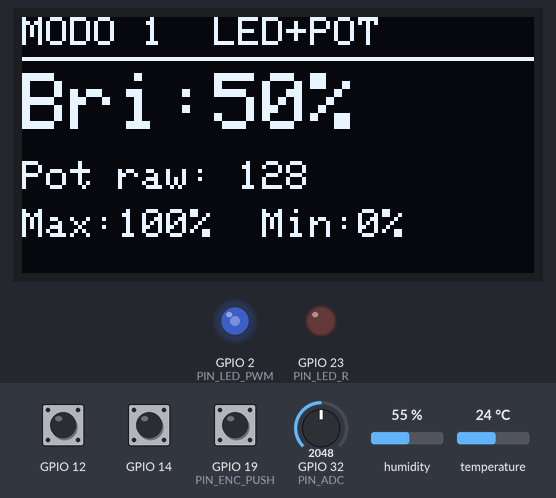
This sketch was run on a simulated ESP32. Shown: 128×64 one-colour display, output pins drawn as LEDs (lit = HIGH). Inputs (shaded band) come from the test bench; at power-on: GPIO 19 (PIN_ENC_PUSH) HIGH, GPIO 14 HIGH, GPIO 32 (PIN_ADC) = 2048, GPIO 12 HIGH, humidity 55 %, temperature 24 °C (analog values on the 0–4095 scale). What the sketch prints to the serial monitor is not drawn.

Above: at 4.2 s.
4.3 s: GPIO 19 (PIN_ENC_PUSH) pulled LOW for 0.15 s
At 5.9 s:
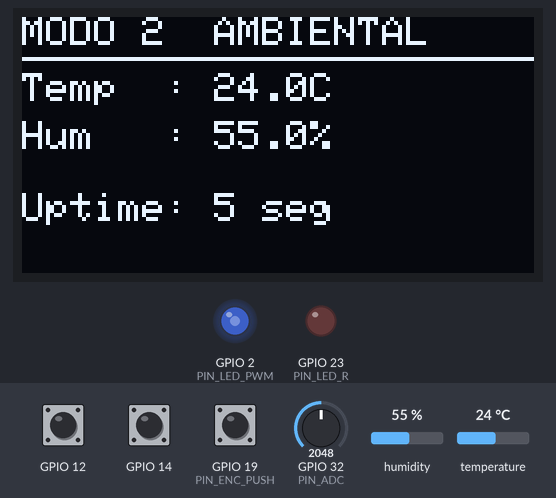
7.4 s: GPIO 19 (PIN_ENC_PUSH) pulled LOW for 1 s
At 8.2 s:
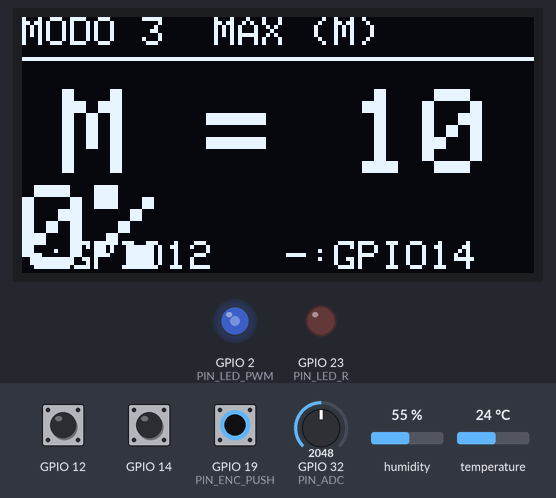
9.9 s: GPIO 14 pulled LOW for 0.15 s
At 10.7 s:
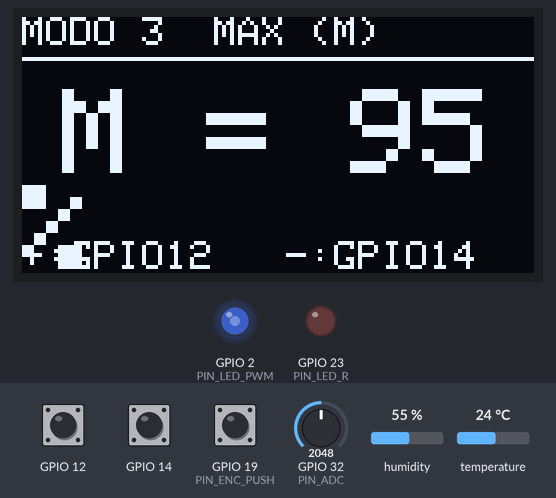
11.5 s: GPIO 19 (PIN_ENC_PUSH) pulled LOW for 0.15 s
At 12.0 s:
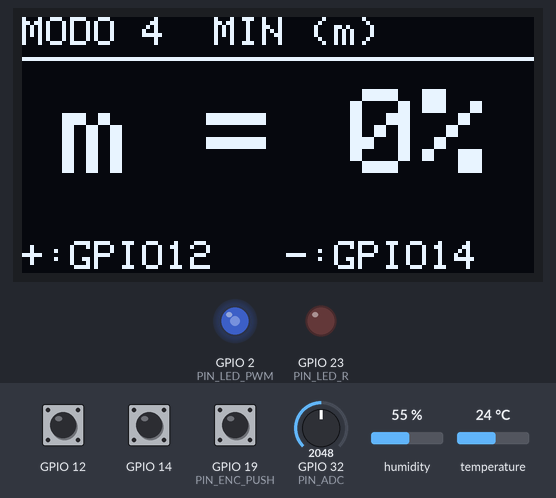
13.1 s: GPIO 19 (PIN_ENC_PUSH) pulled LOW for 3.2 s
At 13.5 s:
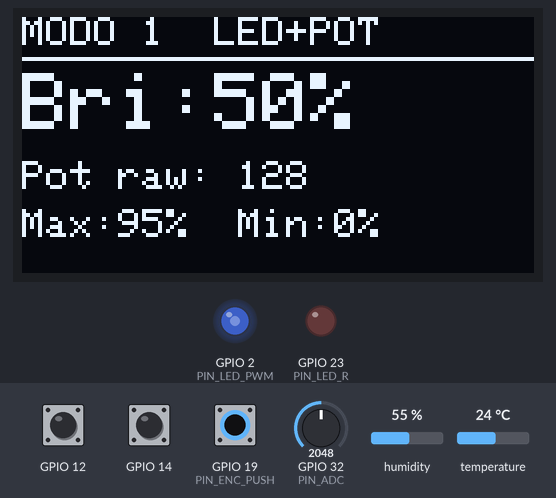
17.8 s: GPIO 32 (PIN_ADC) set to 2089
At 18.8 s:
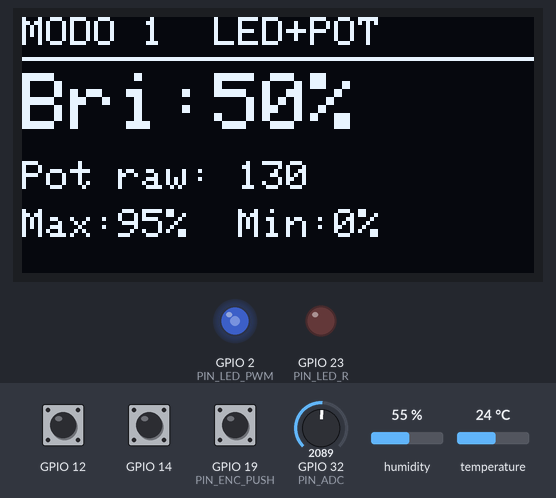
Timing chart, 0 to 20.4 s (numbered marks = the images above; inputs shaded):
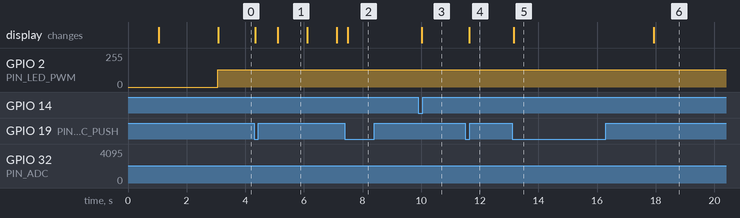

The sketch:

TP1_IoT_4K4_2026_.ino
```cpp
// ============================================================
//  TP1 IoT - 4K4 2026
//  ESP32 DevKit V1 — Placa de la cátedra
//
//  Librerías requeridas:
//    - Adafruit SH110X   (display SH1106G — NO SSD1306)
//    - Adafruit GFX
//    - DHT sensor library (Adafruit)
//
//  PINOUT (config.h de la cátedra):
//    GPIO 33  → DHT22
//    GPIO 32  → Potenciómetro (ADC1_CH4)
//    GPIO 19  → Pulsador modo (PIN_ENC_PUSH, INPUT_PULLUP)
//    GPIO 23  → LED externo rojo (PIN_LED_R)
//    GPIO  2  → LED integrado PWM (LED_BUILTIN)
//    GPIO 12  → Touch capacitivo PIN+ (T5)
//    GPIO 14  → Touch capacitivo PIN- (T6)
//    GPIO 21  → SDA display OLED
//    GPIO 22  → SCL display OLED
// ============================================================

#include <DHT.h>
#include <Adafruit_GFX.h>
#include <Adafruit_SH110X.h>

// ------------------------------------------------------------
// PINOUT
// ------------------------------------------------------------
const int DHT_PIN      = GPIO_NUM_33;
const int PIN_ADC      = GPIO_NUM_32;
const int PIN_ENC_PUSH = GPIO_NUM_19;
const int PIN_LED_R    = GPIO_NUM_23;
const int PIN_LED_PWM  = 2;
const int touchMas     = 12;   // T5
const int touchMenos   = 14;   // T6

// ------------------------------------------------------------
// DISPLAY — SH1106G (igual que el profe)
// ------------------------------------------------------------
const int SCREEN_WIDTH  = 128;
const int SCREEN_HEIGHT = 64;
Adafruit_SH1106G display = Adafruit_SH1106G(SCREEN_WIDTH, SCREEN_HEIGHT, &Wire);

// ------------------------------------------------------------
// DHT22
// ------------------------------------------------------------
DHT dht(DHT_PIN, DHT22);

// ------------------------------------------------------------
// TOUCH — igual que ejemplo del profe
// ------------------------------------------------------------
volatile bool touchDetectado1 = false;
volatile bool touchDetectado2 = false;

void IRAM_ATTR handleTouch1() {
  touchDetectado1 = true;
}
void IRAM_ATTR handleTouch2() {
  touchDetectado2 = true;
}

// ------------------------------------------------------------
// ESTADO GLOBAL
// ------------------------------------------------------------
int  modo          = 1;
int  intensidadMax = 100;
int  intensidadMin =   0;

// Pulsador
bool          btnAnterior     = HIGH;
unsigned long btnUltimoTiempo = 0;
const int     DEBOUNCE_MS     = 50;

// Touch — debounce por delay igual que el profe (delay 100 en loop)
const int TOUCH_PASO = 5;   // % por toque

// DHT
float         temperatura      = 0.0;
float         humedad          = 0.0;
unsigned long dhtUltimaLectura = 0;
bool          dhtOK            = false;
const int     DHT_INTERVALO    = 2000;

// Pot / brillo — 8 bits igual que el profe
int valorPot      = 0;   // 0..255
int brightnessPct = 0;   // 0..100%

// ------------------------------------------------------------
// DISPLAY init
// ------------------------------------------------------------
void displayInit() {
  display.begin(0x3C, true);
  display.clearDisplay();
  display.setTextSize(1);
  display.setTextColor(SH110X_WHITE);
  display.setCursor(0, 0);
  display.println(F("   TP1 IoT - 4K4"));
  display.println(F("       2026"));
  display.setCursor(0, 30);
  display.println(F(" Presiona el boton"));
  display.println(F("  para cambiar modo"));
  display.display();
}

void dibujarEncabezado(const char* titulo) {
  display.clearDisplay();
  display.setTextColor(SH110X_WHITE);
  display.setTextSize(1);
  display.setCursor(0, 0);
  display.println(titulo);
  display.drawLine(0, 10, SCREEN_WIDTH - 1, 10, SH110X_WHITE);
}

// ============================================================
// MODO 1
// ============================================================
void mostrarModo1() {
  dibujarEncabezado("MODO 1  LED+POT");
  display.setTextSize(2);
  display.setCursor(0, 14);
  display.printf("Bri:%d%%\n", brightnessPct);
  display.setTextSize(1);
  display.setCursor(0, 36);
  display.printf("Pot raw: %d\n", valorPot);
  display.setCursor(0, 48);
  display.printf("Max:%d%%  Min:%d%%", intensidadMax, intensidadMin);
  display.display();
}

// ============================================================
// MODO 2
// ============================================================
void mostrarModo2() {
  unsigned long ahora = millis();
  if (ahora - dhtUltimaLectura >= DHT_INTERVALO) {
    float t = dht.readTemperature();
    float h = dht.readHumidity();
    if (!isnan(t) && !isnan(h)) {
      temperatura = t;
      humedad     = h;
      dhtOK       = true;
    }
    dhtUltimaLectura = ahora;
  }

  dibujarEncabezado("MODO 2  AMBIENTAL");
  display.setTextSize(1);
  display.setCursor(0, 14);
  if (dhtOK) {
    display.printf("Temp  : %.1fC\n", temperatura);
    display.setCursor(0, 26);
    display.printf("Hum   : %.1f%%\n", humedad);
  } else {
    display.println("Temp  : leyendo...");
    display.setCursor(0, 26);
    display.println("Hum   : leyendo...");
  }
  display.setCursor(0, 44);
  display.printf("Uptime: %lu seg", millis() / 1000);
  display.display();
}

// ============================================================
// MODOS 3 y 4 — Touch igual que ejemplo del profe
// ============================================================
void mostrarModoConfig(bool esMaximo) {

  // Limpiar flags acumuladas de otros modos antes de procesar
  // (se procesan una sola vez por entrada al modo, igual que profe)
  if (touchDetectado1) {
    touchDetectado1 = false;
    if (esMaximo) {
      intensidadMax = min(100, intensidadMax + TOUCH_PASO);
    } else {
      intensidadMin = min(intensidadMax - TOUCH_PASO, intensidadMin + TOUCH_PASO);
      if (intensidadMin < 0) intensidadMin = 0;
    }
    Serial.printf("Touch+  M=%d  m=%d\n", intensidadMax, intensidadMin);
  } else if (touchDetectado2) {   // else if igual que el profe — uno por ciclo
    touchDetectado2 = false;
    if (esMaximo) {
      intensidadMax = max(intensidadMin + TOUCH_PASO, intensidadMax - TOUCH_PASO);
    } else {
      intensidadMin = max(0, intensidadMin - TOUCH_PASO);
    }
    Serial.printf("Touch-  M=%d  m=%d\n", intensidadMax, intensidadMin);
  }

  int         valor  = esMaximo ? intensidadMax : intensidadMin;
  const char* titulo = esMaximo ? "MODO 3  MAX (M)" : "MODO 4  MIN (m)";
  const char* etiq   = esMaximo ? "M = "            : "m = ";

  dibujarEncabezado(titulo);
  display.setTextSize(3);
  display.setCursor(10, 18);
  display.printf("%s%d%%", etiq, valor);
  display.setTextSize(1);
  display.setCursor(0, 56);
  display.print("+:GPIO12   -:GPIO14");
  display.display();
}

// ============================================================
// SETUP
// ============================================================
void setup() {
  Serial.begin(115200);
  delay(1000);
  Serial.println(F("\n=== TP1 IoT 4K4 2026 ==="));

  pinMode(PIN_LED_R, OUTPUT);
  digitalWrite(PIN_LED_R, LOW);
  pinMode(PIN_ENC_PUSH, INPUT_PULLUP);

  // PWM 8 bits — igual que el profe
  analogReadResolution(8);
  analogWriteResolution(PIN_LED_PWM, 8);
  analogWrite(PIN_LED_PWM, 0);

  Wire.begin(21, 22);
  Serial.println(F("Iniciando Display..."));
  displayInit();
  Serial.println(F("Display iniciado."));
  delay(2000);

  dht.begin();
  Serial.println(F("DHT22 iniciado."));

  // Touch — umbral 40, igual que el profe
  touchAttachInterrupt(touchMas,   handleTouch1, 40);
  touchAttachInterrupt(touchMenos, handleTouch2, 40);
  Serial.println(F("Touch activos. GPIO12=+ GPIO14=-"));
}

// ============================================================
// LOOP
// ============================================================
void loop() {
  unsigned long ahora = millis();

  // 1. Potenciómetro → brillo LED integrado
  valorPot      = analogRead(PIN_ADC);        // 0..255
  brightnessPct = (int)(valorPot / 2.55f);    // 0..100%
  analogWrite(PIN_LED_PWM, valorPot);

  // 2. Alarma LED externo — todos los modos
  bool alarma = (brightnessPct > intensidadMax) || (brightnessPct < intensidadMin);
  digitalWrite(PIN_LED_R, alarma ? HIGH : LOW);

  // 3. Pulsador modo con debounce
  bool btnActual = digitalRead(PIN_ENC_PUSH);
  if (btnActual == LOW && btnAnterior == HIGH &&
      (ahora - btnUltimoTiempo > DEBOUNCE_MS)) {
    btnUltimoTiempo = ahora;
    // Al cambiar de modo limpiamos flags touch para no procesar
    // toques acumulados del modo anterior
    touchDetectado1 = false;
    touchDetectado2 = false;
    modo = (modo % 4) + 1;
    Serial.printf("[MODO] %d\n", modo);
  }
  btnAnterior = btnActual;

  // 4. Display
  switch (modo) {
    case 1: mostrarModo1();           break;
    case 2: mostrarModo2();           break;
    case 3: mostrarModoConfig(true);  break;
    case 4: mostrarModoConfig(false); break;
  }

  delay(100);  // igual que el profe en el ejemplo touch
}
```

Measured:
- the behaviour switches between 2063 and 2064 on GPIO 32 (PIN_ADC) (found by bisection; images 5 and 6)
- after the input at 4.3 s, the display: first changes after 0.05 s (image 1 shows a later state)
- after the input at 7.4 s, the display: changes after 0.10 s (image 2)
- after the input at 9.9 s, the display: changes after 0.11 s (image 3)
- after the input at 11.5 s, the display: changes after 0.15 s (image 4)
- after the input at 13.1 s, the display: changes after 0.06 s (image 5)
- after the input at 17.8 s, GPIO 2 (PIN_LED_PWM): 128/255 → 130/255 after 0.11 s; the display: changes after 0.14 s (image 6)
